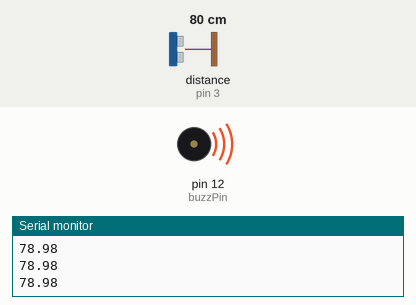
This sketch was run on a simulated Arduino Uno, built with avr-gcc and run on an emulated ATmega328P. On the bench: buzzer (waves = sounding, pin HIGH), the last lines printed to the serial monitor. Wiring (inferred from the names in the program): ultrasonic range finder: trigger pin 5; echo pin 3. The test bench sets the inputs (shaded band); at power-on: distance to the obstacle (sensor on pin 3) 80 cm. The echo pulse lasts 58.3 µs per cm; pins used as bus, display or sensor lines are not drawn.

Above: at 1.2 s.
1.3 s: distance to the obstacle (sensor on pin 3) set to 99 cm
2.8 s: distance to the obstacle (sensor on pin 3) set to 105 cm
At 3.4 s:
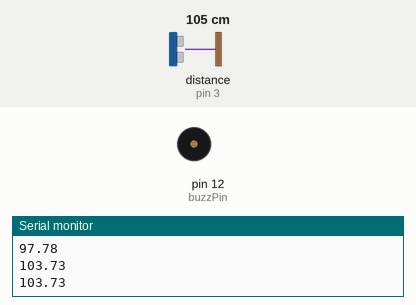
4.5 s: distance to the obstacle (sensor on pin 3) set to 2 cm
At 5.6 s:
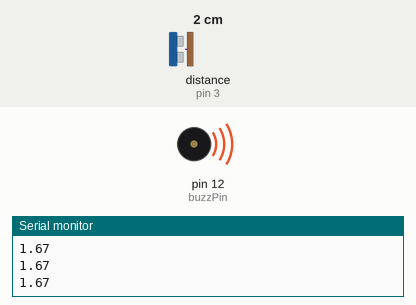
6.0 s: distance to the obstacle (sensor on pin 3) set to 120 cm
At 7.2 s:
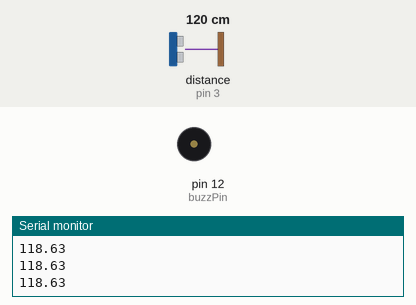
Timing chart, 0 to 8.6 s (numbered marks = the images above; inputs shaded):
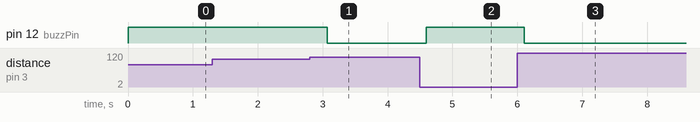

Measured:
- the behaviour switches between 101 and 102 cm on distance to the obstacle (sensor on pin 3) (found by bisection; images 0 and 1)
- after the input at 2.8 s, pin 12 (buzzPin): HIGH → LOW after 0.27 s
- after the input at 4.5 s, pin 12 (buzzPin): LOW → HIGH after 0.10 s
- after the input at 6.0 s, pin 12 (buzzPin): HIGH → LOW after 0.11 s

The sketch:

parking.ino
```cpp
const int trigPin = 5;
const int echoPin = 3;
const int buzzPin = 12;

long duration;
float distance;

void setup()
{
  pinMode(trigPin, OUTPUT);
  pinMode(echoPin, INPUT);
  pinMode(buzzPin, OUTPUT);
  Serial.begin(9600);
}

void loop()
{
  digitalWrite(trigPin, LOW);
  delayMicroseconds(2);
  digitalWrite(trigPin, HIGH);
  delayMicroseconds(10);
  digitalWrite(trigPin, LOW);

  duration = pulseIn(echoPin, HIGH);
  distance = 0.034*(duration/2);
  Serial.println(distance);

  if (distance < 100)
  {
    digitalWrite(buzzPin,HIGH);
  }
  else
  {
    digitalWrite(buzzPin,LOW);
  }
  delay(300);
}
```
